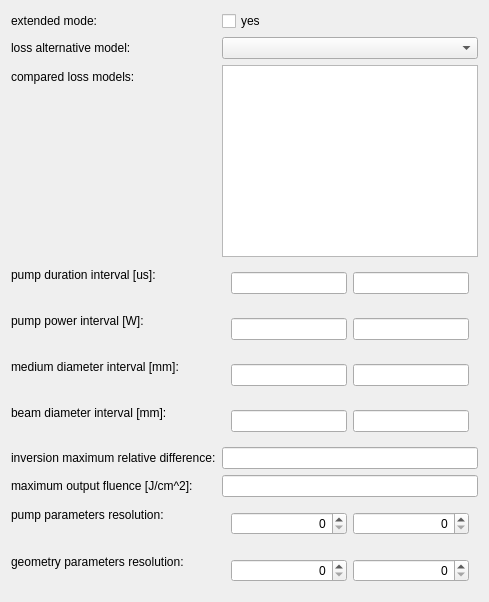
          <widget class="QWidget" name="scrollAreaWidgetContents_Extended">
           <property name="geometry">
            <rect>
             <x>0</x>
             <y>0</y>
             <width>0</width>
             <height>0</height>
            </rect>
           </property>
           <layout class="QFormLayout" name="formLayout_5">
            <property name="fieldGrowthPolicy">
             <enum>QFormLayout::AllNonFixedFieldsGrow</enum>
            </property>
            <item row="0" column="0">
             <widget class="QLabel" name="label_extended_mode">
              <property name="text">
               <string>extended mode:</string>
              </property>
             </widget>
            </item>
            <item row="0" column="1">
             <widget class="QCheckBox" name="checkBox_extended_mode">
              <property name="text">
               <string>yes</string>
              </property>
             </widget>
            </item>
            <item row="1" column="0">
             <widget class="QLabel" name="label_loss_dependence_alt_model">
              <property name="text">
               <string>loss alternative model:</string>
              </property>
             </widget>
            </item>
            <item row="1" column="1">
             <widget class="QComboBox" name="comboBox_loss_dependence_alt_model"/>
            </item>
            <item row="2" column="0">
             <widget class="QLabel" name="label_compared_loss_models">
              <property name="text">
               <string>compared loss models:</string>
              </property>
             </widget>
            </item>
            <item row="2" column="1">
             <widget class="QListWidget" name="listWidget_compared_loss_models">
              <property name="selectionMode">
               <enum>QAbstractItemView::MultiSelection</enum>
              </property>
             </widget>
            </item>
            <item row="3" column="0">
             <widget class="QLabel" name="label_pumpdep_duration_interval">
              <property name="text">
               <string>pump duration interval [us]:</string>
              </property>
             </widget>
            </item>
            <item row="3" column="1">
             <widget class="QWidget" name="widget_pumpdep_duration_interval" native="true">
              <layout class="QHBoxLayout" name="horizontalLayout_1">
               <item>
                <widget class="QLineEdit" name="lineEdit_pumpdep_duration_interval_1">
                 <property name="alignment">
                  <set>Qt::AlignRight|Qt::AlignTrailing|Qt::AlignVCenter</set>
                 </property>
                </widget>
               </item>
               <item>
                <widget class="QLineEdit" name="lineEdit_pumpdep_duration_interval_2">
                 <property name="alignment">
                  <set>Qt::AlignRight|Qt::AlignTrailing|Qt::AlignVCenter</set>
                 </property>
                </widget>
               </item>
              </layout>
             </widget>
            </item>
            <item row="4" column="0">
             <widget class="QLabel" name="label_pumpdep_power_interval">
              <property name="text">
               <string>pump power interval [W]:</string>
              </property>
             </widget>
            </item>
            <item row="4" column="1">
             <widget class="QWidget" name="widget_pumpdep_power_interval" native="true">
              <layout class="QHBoxLayout" name="horizontalLayout_2">
               <item>
                <widget class="QLineEdit" name="lineEdit_pumpdep_power_interval_1">
                 <property name="alignment">
                  <set>Qt::AlignRight|Qt::AlignTrailing|Qt::AlignVCenter</set>
                 </property>
                </widget>
               </item>
               <item>
                <widget class="QLineEdit" name="lineEdit_pumpdep_power_interval_2">
                 <property name="alignment">
                  <set>Qt::AlignRight|Qt::AlignTrailing|Qt::AlignVCenter</set>
                 </property>
                </widget>
               </item>
              </layout>
             </widget>
            </item>
            <item row="5" column="0">
             <widget class="QLabel" name="label_geomdep_mediumradius_interval">
              <property name="text">
               <string>medium diameter interval [mm]:</string>
              </property>
             </widget>
            </item>
            <item row="5" column="1">
             <widget class="QWidget" name="widget_geomdep_mediumradius_interval" native="true">
              <layout class="QHBoxLayout" name="horizontalLayout_3">
               <item>
                <widget class="QLineEdit" name="lineEdit_geomdep_mediumradius_interval_1">
                 <property name="alignment">
                  <set>Qt::AlignRight|Qt::AlignTrailing|Qt::AlignVCenter</set>
                 </property>
                </widget>
               </item>
               <item>
                <widget class="QLineEdit" name="lineEdit_geomdep_mediumradius_interval_2">
                 <property name="alignment">
                  <set>Qt::AlignRight|Qt::AlignTrailing|Qt::AlignVCenter</set>
                 </property>
                </widget>
               </item>
              </layout>
             </widget>
            </item>
            <item row="6" column="0">
             <widget class="QLabel" name="label_geomdep_beamradius_interval">
              <property name="text">
               <string>beam diameter interval [mm]:</string>
              </property>
             </widget>
            </item>
            <item row="6" column="1">
             <widget class="QWidget" name="widget_geomdep_beamradius_interval" native="true">
              <layout class="QHBoxLayout" name="horizontalLayout_4">
               <item>
                <widget class="QLineEdit" name="lineEdit_geomdep_beamradius_interval_1">
                 <property name="alignment">
                  <set>Qt::AlignRight|Qt::AlignTrailing|Qt::AlignVCenter</set>
                 </property>
                </widget>
               </item>
               <item>
                <widget class="QLineEdit" name="lineEdit_geomdep_beamradius_interval_2">
                 <property name="alignment">
                  <set>Qt::AlignRight|Qt::AlignTrailing|Qt::AlignVCenter</set>
                 </property>
                </widget>
               </item>
              </layout>
             </widget>
            </item>
            <item row="7" column="0">
             <widget class="QLabel" name="label_loss_dependence_inversion_rdiff_max">
              <property name="text">
               <string>inversion maximum relative difference:</string>
              </property>
             </widget>
            </item>
            <item row="7" column="1">
             <widget class="QLineEdit" name="lineEdit_loss_dependence_inversion_rdiff_max">
              <property name="alignment">
               <set>Qt::AlignRight|Qt::AlignTrailing|Qt::AlignVCenter</set>
              </property>
             </widget>
            </item>
            <item row="8" column="0">
             <widget class="QLabel" name="label_fluence_dependence_fluence_max">
              <property name="text">
               <string>maximum output fluence [J/cm^2]:</string>
              </property>
             </widget>
            </item>
            <item row="8" column="1">
             <widget class="QLineEdit" name="lineEdit_fluence_dependence_fluence_max">
              <property name="alignment">
               <set>Qt::AlignRight|Qt::AlignTrailing|Qt::AlignVCenter</set>
              </property>
             </widget>
            </item>
            <item row="9" column="0">
             <widget class="QLabel" name="label_pumpdep_step_counts">
              <property name="text">
               <string>pump parameters resolution:</string>
              </property>
             </widget>
            </item>
            <item row="9" column="1">
             <widget class="QWidget" name="widget_pumpdep_step_counts" native="true">
              <layout class="QHBoxLayout" name="horizontalLayout_5">
               <item>
                <widget class="QSpinBox" name="spinBox_pumpdep_step_counts_1">
                 <property name="alignment">
                  <set>Qt::AlignRight|Qt::AlignTrailing|Qt::AlignVCenter</set>
                 </property>
                 <property name="maximum">
                  <number>1073741824</number>
                 </property>
                </widget>
               </item>
               <item>
                <widget class="QSpinBox" name="spinBox_pumpdep_step_counts_2">
                 <property name="alignment">
                  <set>Qt::AlignRight|Qt::AlignTrailing|Qt::AlignVCenter</set>
                 </property>
                 <property name="maximum">
                  <number>1073741824</number>
                 </property>
                </widget>
               </item>
              </layout>
             </widget>
            </item>
            <item row="10" column="0">
             <widget class="QLabel" name="label_geomdep_step_counts">
              <property name="text">
               <string>geometry parameters resolution:</string>
              </property>
             </widget>
            </item>
            <item row="10" column="1">
             <widget class="QWidget" name="widget_geomdep_step_counts" native="true">
              <layout class="QHBoxLayout" name="horizontalLayout_6">
               <item>
                <widget class="QSpinBox" name="spinBox_geomdep_step_counts_1">
                 <property name="alignment">
                  <set>Qt::AlignRight|Qt::AlignTrailing|Qt::AlignVCenter</set>
                 </property>
                 <property name="maximum">
                  <number>1073741824</number>
                 </property>
                </widget>
               </item>
               <item>
                <widget class="QSpinBox" name="spinBox_geomdep_step_counts_2">
                 <property name="alignment">
                  <set>Qt::AlignRight|Qt::AlignTrailing|Qt::AlignVCenter</set>
                 </property>
                 <property name="maximum">
                  <number>1073741824</number>
                 </property>
                </widget>
               </item>
              </layout>
             </widget>
            </item>
           </layout>
          </widget>
